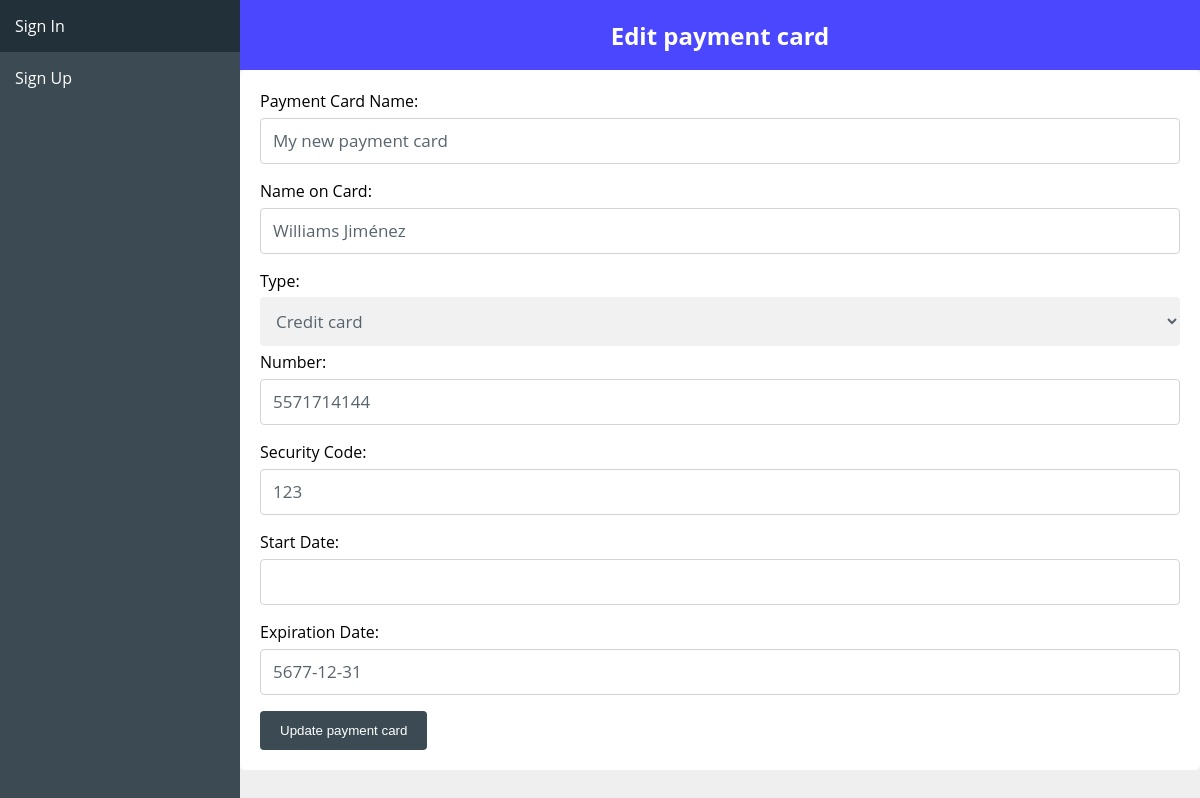
The page /vault/update/payment_card/4 on the database its author committed.
### vault/models.py (models this page shows, shortened)
class PaymentCard(models.Model):
    TYPE_CHOICES = [
        ('Credit card', 'Credit card'),
        ('Debit card', 'Debit card'),
        ('Charge card', 'Charge card'),
        ('Pre-paid card', 'Pre-paid card'),
        ('Business travel card', 'Business travel card'),
        ('Purchasing card', 'Purchasing card'),
    ]
    timestamp = models.DateTimeField(auto_now_add=True)
    updated = models.DateTimeField(auto_now=True)
    user = models.ForeignKey(User, on_delete=models.CASCADE, blank=True, null=True, related_name="payment_cards")
    name = models.CharField(verbose_name="Payment Card Name", max_length=25, blank=True, null=True)
    name_on_card = models.CharField(verbose_name="Name on Card", max_length=50, blank=True, null=True)
    type = models.CharField(verbose_name="Type", max_length=30, blank=True, null=True, choices=TYPE_CHOICES, default='Credit card')
    number = models.CharField(verbose_name="Number", max_length=19, blank=True, null=True)
    security_code = models.CharField(verbose_name="Security Code", max_length=3, blank=True, null=True)
    start_date = models.DateField(verbose_name="Start Date", blank=True, null=True)
    expiration_date = models.DateField(verbose_name="Expiration Date", blank=True, null=True)

### vault/views.py (the view)
# urls.py: path('update/payment_card/<int:pk>', views.UpdatePaymentCardView.as_view(), name="update_payment_card"),
class UpdatePaymentCardView(UpdateView):
    model = PaymentCard
    fields = ['name', 'name_on_card', 'type', 'number', 'security_code', 'start_date', 'expiration_date']
    template_name = 'vault/create_item.html'
    success_url = "/vault/payment-cards"
    def get_context_data(self, **kwargs):
        context = super().get_context_data(**kwargs)
        context["item_name"] = "payment card"
        context["update"] = True
        return context

### templates/vault/create_item.html (shortened to what this page needs)
{% extends 'base.html' %}
{% load static %}
{% block content %}
  {% if update %}
    {% if item_name == 'password' %}
      <h2 class="header" style="background-color: tomato;">Edit {{ item_name }}</h3>
    {% elif item_name == 'note' %}
      <h2 class="header" style="background-color: rgb(255, 237, 0);">Edit {{ item_name }}</h3>
    {% elif item_name == 'address' %}
      <h2 class="header" style="background-color: rgb(114, 255, 0);">Edit {{ item_name }}</h3>
    {% elif item_name == 'payment card' %}
      <h2 class="header" style="background-color: rgb(74, 71, 255);">Edit {{ item_name }}</h3>
    {% elif item_name == 'bank account' %}
      <h2 class="header" style="background-color: rgb(234, 71, 255);">Edit {{ item_name }}</h3>
    {% endif %}
  {% endif %}
  <div class="container">
    <form action="{{ action_url }}" id="{{ item_form_id }}" method="post">
        {{ form }}
        {% if update %}
          <button type="submit">Update {{ item_name }}</button>
        {% else %}
          <button type="submit">Create {{ item_name }}</button>
        {% endif %}
    </form>
  </div>
{% endblock %}

### static/capstone.css (style rules this page uses)
body { font-family: 'Open Sans', Verdana; }
* { box-sizing: border-box; }
body { margin: 0; }
body, html, .map-container { height: 100%; }
input[type=text], input[type=email], input[type=password], select, textarea { width: 100%; padding: 12px; border: 1px solid #ccc; border-radius: 4px; box-sizing: border-box; margin-top: 6px; margin-bottom: 16px; resize: vertical; }
::placeholder { color: #3c4a54ff; font-family: 'Open Sans', Verdana; }
input, select { color: #3c4a54ff; font-family: 'Open Sans', Verdana; }
button[type=submit] { background-color: #3c4a54ff; color: white; padding: 12px 20px; border: none; border-radius: 4px; cursor: pointer; }
.container { border-radius: 5px; background-color: #fff; padding: 20px; }
input, select, .btn { width: 100%; padding: 12px; border: none; border-radius: 4px; margin: 5px 0; opacity: 0.85; display: inline-block; font-size: 17px; line-height: 20px; text-decoration: none; }
.header { color: white; background-color: #2e6bd1ff; text-align: center; padding: 18.72px; margin: 0px; }

### rows shown on the page
PaymentCard: name "My new payment card", name_on_card "Williams Jiménez", type "Credit card", number "5571714144", security_code "123", expiration_date "5677-12-31"

### other values the page prints
{{ item_name }} "payment card"
